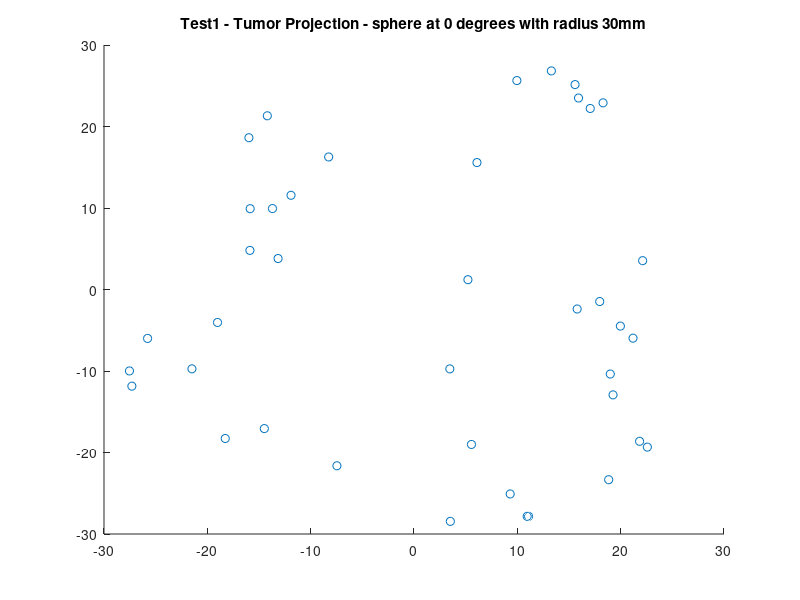

Reproduce this figure in MATLAB. (Note: this script raises an error after producing the figure.)

function Tumor_Projector_Tests()
% (1) run on a sphere placed in center, r = 3cm
    n = 40;
    m = 3;
    gt_x = [];
    gt_y = [];
    gt_z = [];
    ctr = [0 0 0];
    %r = 30mm = 3cm
    radius = 30;
    %code used to generate sphere was adapted from my own HW1, filename - 
    % Sphere_Reconstruction.m, changed to do construct entire sphere
    for i=1:n
        theta = (2*pi-0).*rand(1)+0;
        u = (-1)+rand(1)*(1-(-1));
        coord = [(cos(theta)*sqrt(1-u^2)) (sin(theta)*sqrt(1-u^2)) (u)];
        gt_x = [gt_x radius*coord(1)+ctr(1)];
        gt_y = [gt_y radius*coord(2)+ctr(2)];
        gt_z = [gt_z radius*coord(3)+ctr(3)];
    end 
    figure(1)
    hold on;
    title("Test1 - Tumor Projection - sphere at 0 degrees with radius 30mm");
    scatter3(gt_x',gt_y',gt_z');
    test1 = [gt_x;gt_y;gt_z];
    Q1 = Tumor_Projector(0, test1);
    hold off;

% (2) run on an ellipsoid placed in center of c-arm coord
    % in assignment a=1,b=20,c=30 cm -> changed to mm
     a = 10;
     b = 20;
     c = 30;
     test2 = Generate_Ellipsoid([0 0 0],a,b,c,n);
%     
%     % (a) alpha = 0
     figure(2)
     hold on;
     title("Test2 - Tumor Projection - ellipsoid at 0 degrees");
     scatter3(test2(1,:)', test2(2,:)', test2(3,:)')
     Q2a = Tumor_Projector(0, test2);
     hold off;
    
%     
%     % (b) alpha = 90
     figure(3)
     hold on;
     title("Test3 - Tumor Projection - ellipsoid at 90 degrees");
     scatter3(test2(1,:)', test2(2,:)', test2(3,:)')
     Q2b = Tumor_Projector(90, test2);
     hold off;
    
%     

end